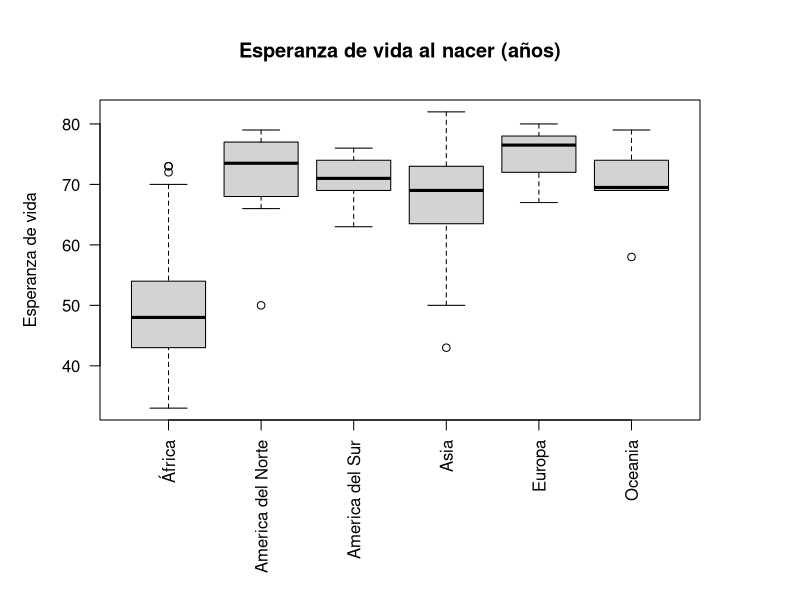

Source code (R):
# 	
#		ESTADISTICA PARA INGENIEROS - PROYECTO 1
#
#		ACTIVIDAD 2
#
# 			Gráficos descriptivos de las variables por continente:
#				- Histograma:
#						- Población total
#						- Nacimientos anuales 
#				- Diagrama de caja:
#						- Tasa de mortalidad menores de 5 años
#						- Tasa de mortalidad menores de 1 año
#						- INB per capita
#						- Esperanza de vida al nacer
#
#			Continentes:
#				- Africa
#				- America del Norte
#				- America del Sur
#				- Asia
#				- Europa
#				- Oceania
#
#		A2_EsperanzaVida.R:
#			Script para graficar variable "Esperanza de vida al nacer (años)".
#
#		AUTORES:
#			- Jose Acevedo 13-10006
#			- Pablo Betancourt 13-10147

datosUnicef <- read.csv2("Unicef.csv", fileEncoding="latin1", check.names=FALSE)

# Extracción de datos
esperanzaVidaAfrica <- as.numeric(unlist(subset(datosUnicef, Continente=="Africa")["Esperanza de vida al nacer (años)"]))
esperanzaVidaAmericaDelNorte <- as.numeric(unlist(subset(datosUnicef, Continente=="America del Norte")["Esperanza de vida al nacer (años)"]))
esperanzaVidaAmericaDelSur <- as.numeric(unlist(subset(datosUnicef, Continente=="America del Sur")["Esperanza de vida al nacer (años)"]))
esperanzaVidaAsia <- as.numeric(unlist(subset(datosUnicef, Continente=="Asia")["Esperanza de vida al nacer (años)"]))
esperanzaVidaEuropa <- as.numeric(unlist(subset(datosUnicef, Continente=="Europa")["Esperanza de vida al nacer (años)"]))
esperanzaVidaOceania <- as.numeric(unlist(subset(datosUnicef, Continente=="Oceania")["Esperanza de vida al nacer (años)"]))

# Creación de diagramas de caja por continente
pdf("A2_Boxplot4_EsperanzaVida.pdf")
par(mar=c(9,5,5,5))
boxplot(
	esperanzaVidaAfrica,
	esperanzaVidaAmericaDelNorte,
	esperanzaVidaAmericaDelSur,
	esperanzaVidaAsia,
	esperanzaVidaEuropa,
	esperanzaVidaOceania,
	las=2,
	main="Esperanza de vida al nacer (años)",
	ylab="Esperanza de vida",
	names=c("África",
			"America del Norte",
			"America del Sur",
			"Asia",
			"Europa",
			"Oceania")
)